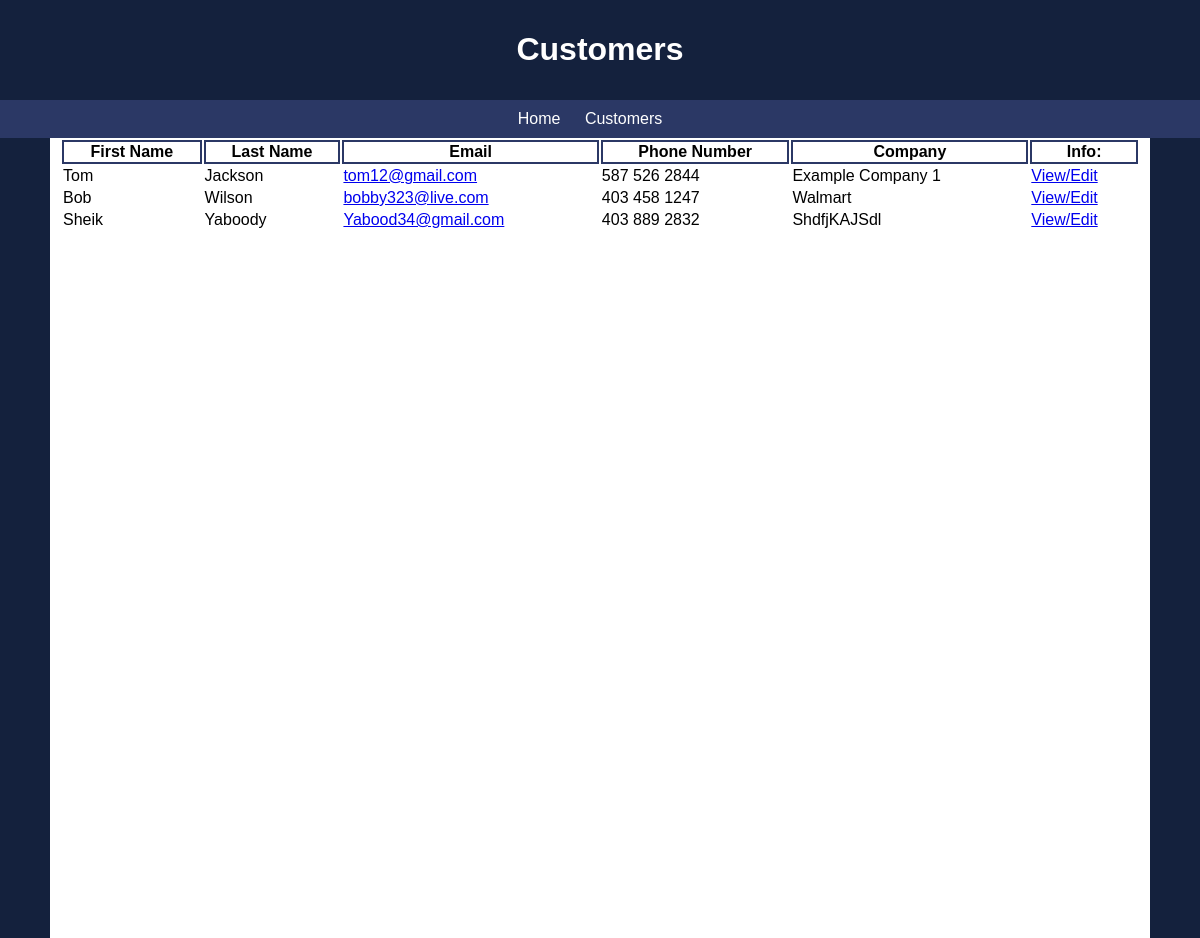
Before: /customers/ with the older database file.
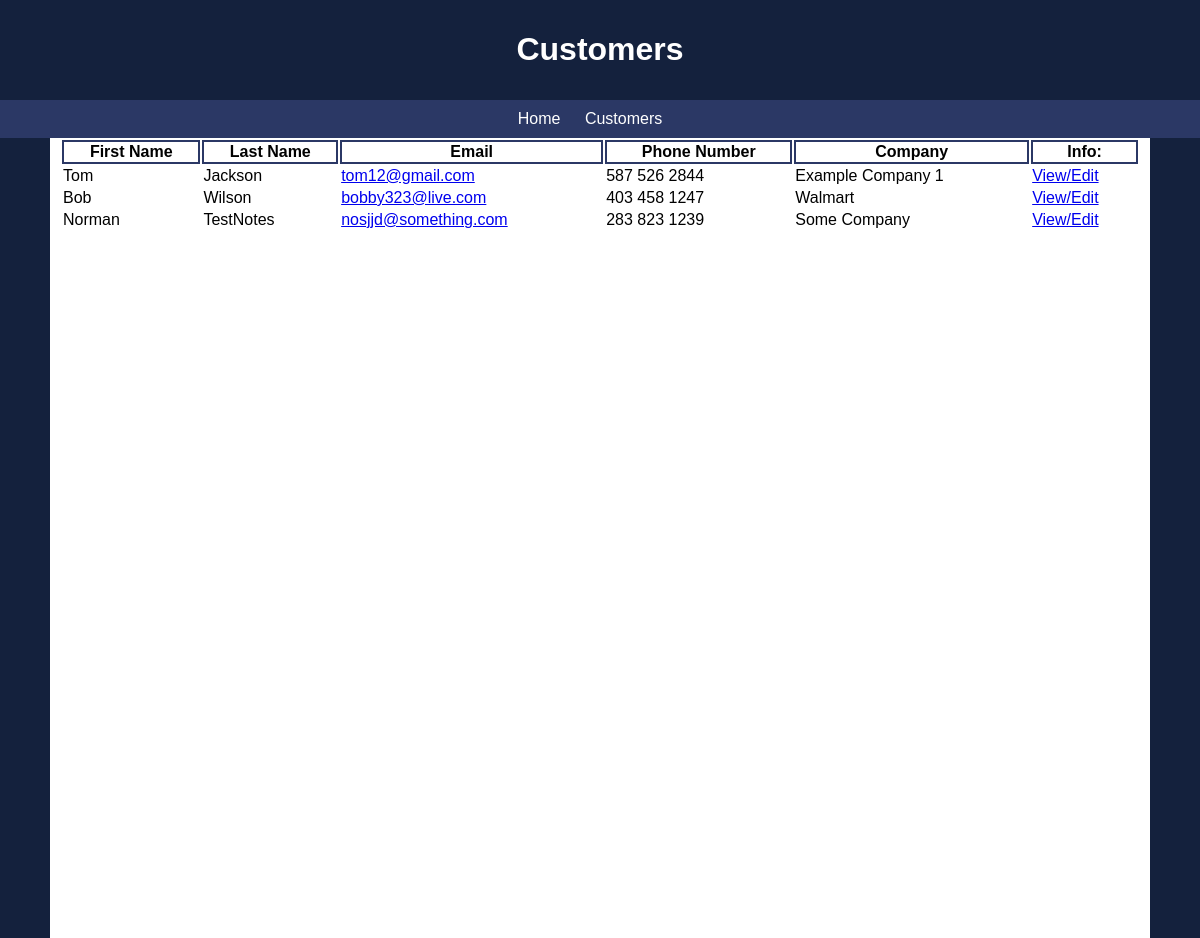
After: the same page with the newer database file.
### AppCRM/models.py (models this page shows)
class Customers(models.Model):
    first_name = models.CharField(max_length=200)
    last_name = models.CharField(max_length=200)
    email = models.EmailField(max_length=250)
    phone = models.CharField(max_length=200)
    company = models.CharField(max_length=300)
    notes = models.CharField(max_length=750, default="<No Available Notes>")

### AppCRM/views.py (the view)
# urls.py: path("customers/",views.cust_list,name="Customers"),
def cust_list(request):
    items = Customers.objects.all()
    return render(request, "customers.html", {"cust_list": items})

### AppCRM/templates/customers.html
{% extends "base.html" %}
{% load static %}
{% block header_title %}Customers{% endblock %}
{% block css %}<link rel="stylesheet" href="{% static 'css/customerstyles.css' %}" type="text/css">{% endblock %}
{% block content %}
    <table>
        <th>First Name</th>
        <th>Last Name</th>
        <th>Email</th>
        <th>Phone Number</th>
        <th>Company</th>
        <th>Info: </th>
        {% for cust in cust_list %}
            <tr class="row">
                <td>{{ cust.first_name }}</td>
                <td>{{ cust.last_name }}</td>
                <td><a href="mailto:{{ cust.email }}">{{ cust.email }}</a></td>
                <td>{{ cust.phone}}</td>
                <td>{{ cust.company }}</td>
                <td>
                    <a href="{% url 'Info' %}">View/Edit</a>
                </td>
            </tr>
        {% endfor %}
    </table>
{% endblock %}

### AppCRM/templates/base.html (shortened to what this page needs)
{% load static %}
<!DOCTYPE html>
<html lang="en">
<head>
  <link rel="stylesheet" href="{% static 'css/basestyles.css' %}" type="text/css">
    {% block css %}{% endblock %}
</head>
<body>
  <header>
    <h1>{% block header_title %}Base{% endblock %}</h1>
  </header>
  <nav>
    <ul>
      <li><a href="{% url 'home' %}">Home</a></li>
      <li><a href="{% url 'Customers' %}">Customers</a></li>
    </ul>
  </nav>
  <div class="outer">
    <div class="left-bar"></div>
    <div class="container">{% block content %} {% endblock %}</div>
    <div class="right-bar"></div>
  </div>
</body>
</html>

### static/css/basestyles.css (style rules this page uses)
html, body { height: 100%; margin: 0; }
body { font-family: Arial, sans-serif; margin: 0; padding: 0; }
header { background-color: #14213D; color: #fff; padding: 10px 0; text-align: center; }
nav { background-color: #2B3865; padding: 10px; }
nav ul { list-style: none; margin: 0; padding: 0; text-align: center; }
nav ul li { display: inline; margin-right: 20px; }
nav ul li a { text-decoration: none; color: #fff; }
.outer { display: flex; height: 100%; }
.left-bar, .right-bar { width: 50px; background-color: #14213D; }
.container { padding: 0 10px; flex-grow: 1; }

### static/css/customerstyles.css (style rules this page uses)
.container th { border: 2px solid #2B3865; }
.container .row { border-bottom: 2px solid #2B3865; }
.container table { width: 100%; }

Changed rows visible on the page:
removed Customers: first_name "Sheik", last_name "Yaboody", email "Yabood34@gmail.com", phone "403 889 2832", company "ShdfjKAJSdl"
added Customers: first_name "Norman", last_name "TestNotes", email "nosjjd@something.com", phone "283 823 1239", company "Some Company"
